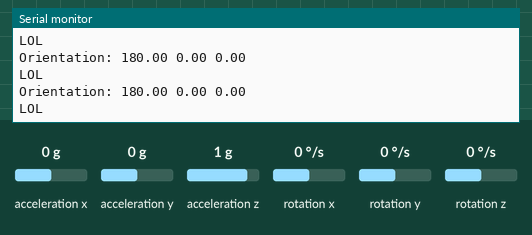
Simulated run of this sketch. Board: Arduino Nano, built for the host (arithmetic inside an expression is 32-bit, double 64-bit). On the bench: the last lines printed to the serial monitor. The inputs (shaded band) are chosen by the test bench; at power-on: acceleration x 0 g, acceleration y 0 g, acceleration z 1 g, rotation x 0 °/s, rotation y 0 °/s, rotation z 0 °/s.

Above: at 5.8 s.
5.9 s: acceleration x set to -1.4 g
At 6.8 s:
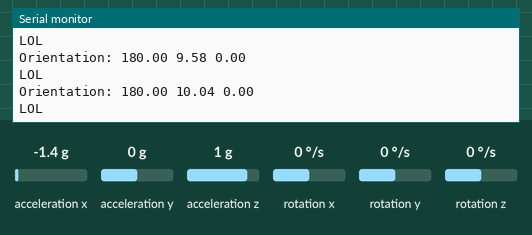
8.9 s: acceleration y set to -1.4 g
At 9.5 s:
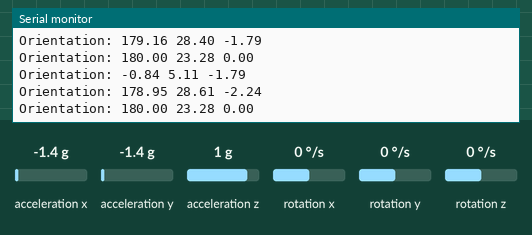
11.9 s: acceleration z set to -1.4 g
At 12.6 s:
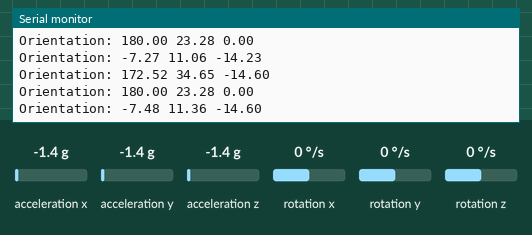
14.9 s: rotation x set to -100 °/s
At 17.08 s:
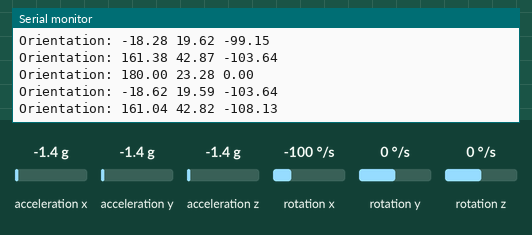
17.9 s: rotation y set to -192 °/s
At 18.0 s:
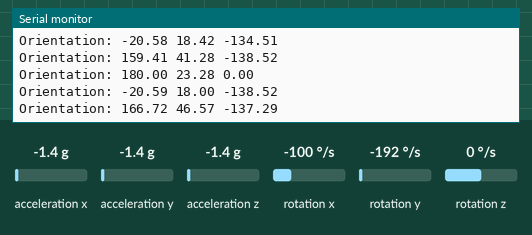
20.9 s: rotation z set to -192 °/s
At 20.95 s:
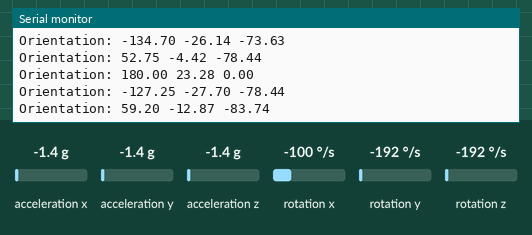
Timing chart, 0 to 23.9 s (numbered marks = the images above; inputs shaded):
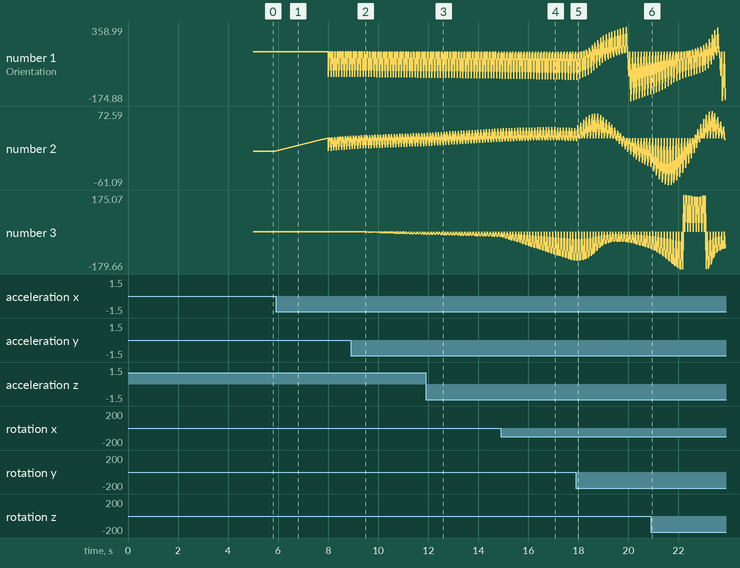

Measured:
- after the input at 5.9 s, the serial monitor: prints a new line at once (image 1)
- plotted number 2: 0 → 27.53 after the input at 5.9 s

The sketch:

Version_1_gyroscope___accelerometer.ino
```cpp
#include <CurieIMU.h>
#include <MadgwickAHRS.h>

Madgwick filter;
unsigned long microsPerReading, microsPrevious;
float accelScale, gyroScale;

float rollstart, pitchstart, headingstart;

void setup() {
  Serial.begin(9600);

  // start the IMU and filter
  CurieIMU.begin();
  CurieIMU.setGyroRate(25); //set sampling rate 25Hz
  CurieIMU.setAccelerometerRate(25); //set sampling rate 25Hz
  filter.begin(25); //converts raw data into 4-dimensional numbers

  // Set the accelerometer range to 2G
  CurieIMU.setAccelerometerRange(2); //acceleration is +/- 2G i.e. 1g = 9.8m/s2
  // Set the gyroscope range to 250 degrees/second
  CurieIMU.setGyroRange(250); //angular range is +/- 250 degrees per second

  // initialize variables to pace updates to correct rate
  microsPerReading = 1000000 / 25; //micro seconds needed per reading (period)
  microsPrevious = micros(); //micros() returns number of microseconds since Arduino start running current program. goes back to 0 (overflow) in arond 70 mins

}

void loop() {
  int aix, aiy, aiz;
  int gix, giy, giz;
  float ax, ay, az;
  float gx, gy, gz;
  float roll, pitch, heading;
  unsigned long microsNow;


  int aixstart, aiystart, aizstart;
  int gixstart, giystart, gizstart;
  float axstart, aystart, azstart;
  float gxstart, gystart, gzstart;


  // check if it's time to read data and update the filter
  microsNow = micros();

  if(microsNow < 5000000)
  {if(microsNow - microsPrevious >= microsPerReading)
    {
     microsPrevious = microsPrevious + microsPerReading;
    }
  }

  if(microsNow > 5000000 && microsNow < 8000000)
  {
      if(microsNow - microsPrevious >= microsPerReading) {

        // read raw data from CurieIMU
    CurieIMU.readMotionSensor(aixstart, aiystart, aizstart, gixstart, giystart, gizstart);

    // convert from raw data to gravity and degrees/second units
    axstart = convertRawAcceleration(aixstart);
    aystart = convertRawAcceleration(aiystart);
    azstart = convertRawAcceleration(aizstart);
    gxstart = convertRawGyro(gixstart);
    gystart = convertRawGyro(giystart);
    gzstart = convertRawGyro(gizstart);

    // update the filter, which computes orientation. to convert raw data into a dimensional position value
    filter.updateIMU(gxstart, gystart, gzstart, axstart, aystart, azstart);

    // print the heading, pitch and roll. get roll, pitch and yaw i.e. posistion in 3D
    rollstart = filter.getRoll();
    pitchstart = filter.getPitch();
    headingstart = filter.getYaw();

    Serial.print("Orientation: ");
    Serial.print(headingstart);
    Serial.print(" ");
    Serial.print(pitchstart);
    Serial.print(" ");
    Serial.println(rollstart);
    Serial.println("LOL\n");


    microsPrevious = microsPrevious + microsPerReading;

      }

  }
  if(microsNow > 5000000 && microsNow > 8000000)
    if(microsNow - microsPrevious >= microsPerReading) {

    // read raw data from CurieIMU
    CurieIMU.readMotionSensor(aix, aiy, aiz, gix, giy, giz);

    // convert from raw data to gravity and degrees/second units
    ax = convertRawAcceleration(aix);
    ay = convertRawAcceleration(aiy);
    az = convertRawAcceleration(aiz);
    gx = convertRawGyro(gix);
    gy = convertRawGyro(giy);
    gz = convertRawGyro(giz);


    // update the filter, which computes orientation. to convert raw data into a dimensional position value
    filter.updateIMU(gx, gy, gz, ax, ay, az);

    // print the heading, pitch and roll. get roll, pitch and yaw i.e. posistion in 3D
    roll = filter.getRoll();
    pitch = filter.getPitch();
    heading = filter.getYaw();

    Serial.print("Orientation: ");
    Serial.print(heading);
    Serial.print(" ");
    Serial.print(pitch);
    Serial.print(" ");
    Serial.println(roll);
    Serial.println("\n");


    Serial.print("Orientation: ");
    Serial.print(headingstart);
    Serial.print(" ");
    Serial.print(pitchstart);
    Serial.print(" ");
    Serial.println(rollstart);
    Serial.println("\n");

    roll = roll - rollstart;
    pitch = pitch - pitchstart;
    heading = heading - headingstart;

    Serial.print("Orientation: ");
    Serial.print(heading);
    Serial.print(" ");
    Serial.print(pitch);
    Serial.print(" ");
    Serial.println(roll);
    Serial.println("\n");

    // increment previous time, so we keep proper pace
    microsPrevious = microsPrevious + microsPerReading;
  }
}

float convertRawAcceleration(int aRaw) {   //convert raw acceleration into m/s2
  // since we are using 2G range
  // -2g maps to a raw value of -32768
  // +2g maps to a raw value of 32767

  float a = (aRaw * 2.0) / 32768.0;
  return a;
}

float convertRawGyro(int gRaw) {     //convert raw angular acceleration into degrees/s
  // since we are using 250 degrees/seconds range
  // -250 maps to a raw value of -32768
  // +250 maps to a raw value of 32767

  float g = (gRaw * 250.0) / 32768.0;
  return g;
}


//things to settle
//1. where is 0 pos.ition?
//2. bluetooth + battery
//3. cover
```
